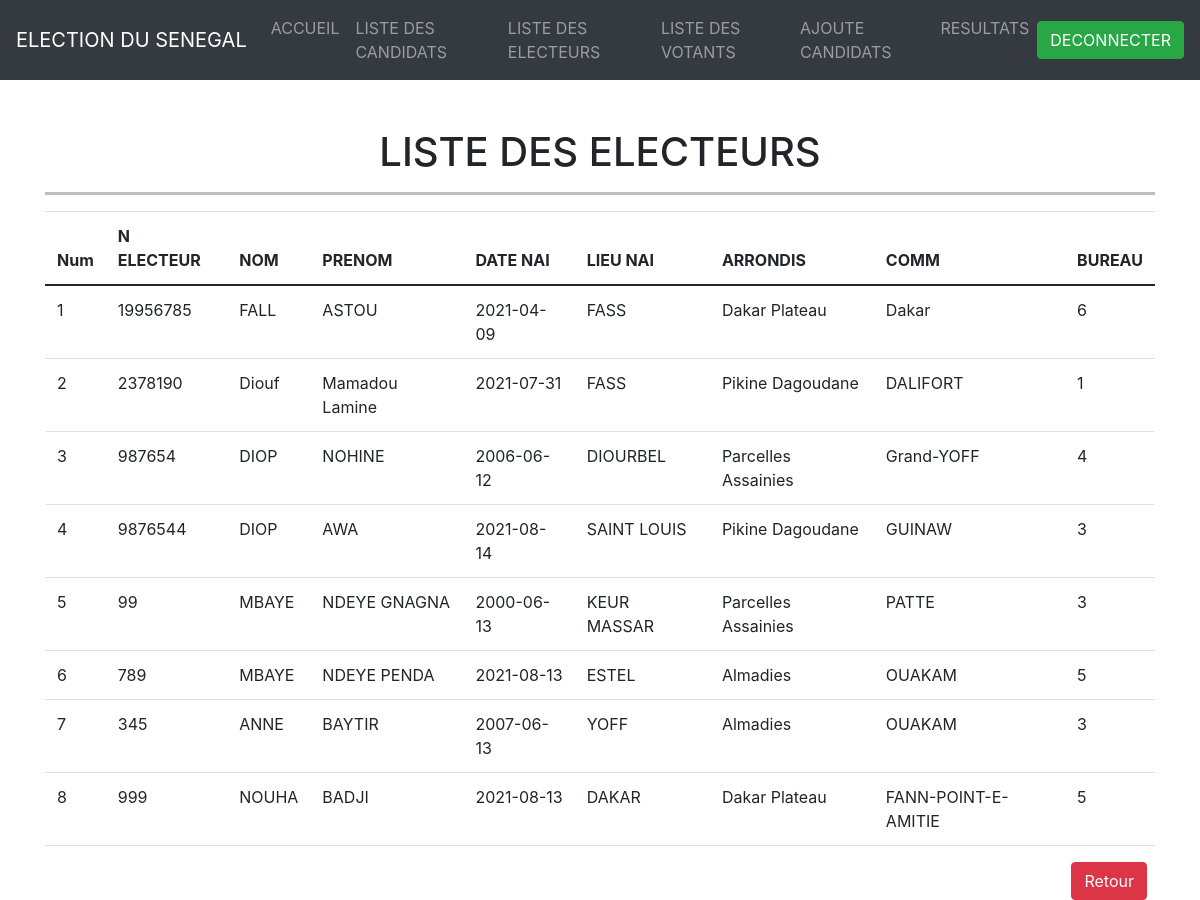
Screenshot of /pages-admin/listeelecteur.php (signed in) with the database file from the repository.
### tables this page shows
CREATE TABLE IF NOT EXISTS `ele` (
  `id_electeur` int NOT NULL AUTO_INCREMENT,
  `num_electeur` int NOT NULL,
  `cni_election` int NOT NULL,
  `nomelecteur` varchar(50) NOT NULL,
  `prenomelecteur` varchar(50) NOT NULL,
  `nompere` varchar(50) NOT NULL,
  `nommere` varchar(50) NOT NULL,
  `datenaissance` date NOT NULL,
  `lieudenaissance` varchar(50) NOT NULL,
  `mdp` varchar(50) NOT NULL,
  `departement` varchar(50) NOT NULL,
  `arrondissement` int NOT NULL,
  `commune` varchar(50) NOT NULL,
  `bureau` int NOT NULL,
  PRIMARY KEY (`id_electeur`),
  UNIQUE KEY `num_electeur` (`num_electeur`)
);

CREATE TABLE IF NOT EXISTS `state` (
  `id` int NOT NULL AUTO_INCREMENT,
  `state_name` varchar(155) NOT NULL,
  `c_id` int NOT NULL,
  `time_stamp` timestamp NOT NULL DEFAULT CURRENT_TIMESTAMP,
  PRIMARY KEY (`id`)
);

### modele.php (called while the page is built, shortened)
<?php
class Election
{
    private $server = "localhost";
    private $username = "root";
    private $password;
    private $db = "gestionelection";
    private $conn;
    public function __construct(){
        try {
            $this->conn = new mysqli($this->server,$this->username,$this->password,$this->db);
        } catch (Exception $e) {
            echo "connection failed" . $e->getMessage();
        }
    }
         public function listeElecteur()
            {
                $data = null;
                $query = "SELECT `id_electeur`, `num_electeur`, `nomelecteur`, `prenomelecteur`, `datenaissance`, `lieudenaissance`, `state_name` ,`commune` , `bureau` FROM `ele`FULL JOIN `state` WHERE arrondissement = id
                ";
                if($sql = $this->conn->query($query)){
                    while($row = mysqli_fetch_assoc($sql)){
                        $data[] = $row;
                    }
                }
                return $data;
            }
}
?>

### pages-admin/listeelecteur.php (the view, shortened to what this page needs)
<?php  session_start();
if(isset($_SESSION['id'])){
  ?>
<!doctype html>
<html lang="en">
  <head>
    <link href="https://cdn.jsdelivr.net/npm/bootstrap@5.1.0/dist/css/bootstrap.min.css" rel="stylesheet">
    <link rel="stylesheet" href="https://stackpath.bootstrapcdn.com/bootstrap/4.3.1/css/bootstrap.min.css"
>
  </head>
  <body>
  <nav class="navbar navbar-expand-lg navbar-dark bg-dark">
  <a class="navbar-brand" href="#">ELECTION DU SENEGAL</a>
  <div class="collapse navbar-collapse" id="navbarSupportedContent">
    <ul class="navbar-nav mr-auto">
      <li class="nav-item">
        <a class="nav-link" href="#">ACCUEIL</a>
      </li>
      <li class="nav-item">
        <a class="nav-link" href="http://vote/Admin_Electeur/pages-admin/listeCandidat.php#">LISTE DES CANDIDATS</a>
      </li>
      <li class="nav-item">
        <a class="nav-link" href="http://vote/Admin_Electeur/pages-admin/listeelecteur.php#">LISTE DES ELECTEURS</a>
      </li>
      <li class="nav-item">
        <a class="nav-link" href="http://vote/Admin_Electeur/pages-admin/listeVote.php#">LISTE DES VOTANTS</a>
      </li>
      <li class="nav-item dropdown">
      <li class="nav-item">
        <a class="nav-link" href="http://vote/Admin_Electeur/pages-admin/ajoutCandidat.php#">AJOUTE CANDIDATS</a>
      </li>
      <li class="nav-item">
        <a class="nav-link" href="http://vote/Admin_Electeur/pages-admin/resultat.php#">RESULTATS</a>
      </li>
    </ul>
    <form class="form-inline my-2 my-lg-0">
      <button class="btn btn-success text-white my-2 my-sm-0 " ><a href="http://vote/Admin_Electeur/destroy.php#" class="text-white">DECONNECTER</a></button>
    </form>
  </div>
</nav>
    <div class="container">
       <div class="row">
            <div class="col-md-12 mt-5">
                <h1 class="text-center">LISTE DES ELECTEURS</h1>
                <hr style="height: 2px; color:black; background-color:black">
            </div>
       </div>
       <div class="row">
           <div class="col-md-12">
               <table class="table">
                    <thead>
                        <tr>
                            <th>Num</th>
                            <th>N ELECTEUR</th>
                            <th>NOM</th>
                            <th>PRENOM</th>
                            <th>DATE NAI</th>
                            <th>LIEU NAI</th>
                            <th>ARRONDIS</th>
                            <th>COMM</th>
                            <th>BUREAU</th>
                        </tr>
                    </thead>
                    <tbody>
                    <?php
                    include '../modele.php';
                    $model = new Election();
                    $rows = $model->listeElecteur();
                    $i= 1;
                    if(!empty($rows)){
                        foreach($rows as $row){
                    ?>
                        <tr>
                            <td><?php echo $i++; ?></td>
                            <td><?php echo $row['num_electeur'];?></td>
                            <td><?php echo $row['nomelecteur']; ?></td>
                            <td><?php echo $row['prenomelecteur']; ?></td>
                            <td><?php echo $row['datenaissance']; ?></td>
                            <td><?php echo $row['lieudenaissance'] ?></td>
                            <td><?php echo $row['state_name'] ?></td>
                            <td><?php echo $row['commune'] ?></td>
                            <td><?php echo $row['bureau'] ?></td>
                        </tr>
                        <?php
                         }
                    }
                        ?>
                    </tbody>
               </table>
               <div class="row">
                   <div class="col">
                        <div class="d-grid gap-2 d-md-flex justify-content-md-end">
                            <a href="acceuil.php" class="btn btn-danger me-md-2" type="button">Retour</a>
                            </div>
                   </div>
           </div>
       </div>
    </div>
    <?php
}else{
  header('Location: http://vote/Admin_Electeur/authentifi_admin.php');
}
?>
  </body>
</html>

### rows the page displays
ele: num_electeur "19956785", nomelecteur "FALL", prenomelecteur "ASTOU", datenaissance "2021-04-09", lieudenaissance "FASS", state.state_name "Dakar Plateau", commune "Dakar", bureau "6"
ele: num_electeur "2378190", nomelecteur "Diouf", prenomelecteur "Mamadou Lamine", datenaissance "2021-07-31", lieudenaissance "FASS", state.state_name "Pikine Dagoudane", commune "DALIFORT", bureau "1"
ele: num_electeur "987654", nomelecteur "DIOP", prenomelecteur "NOHINE", datenaissance "2006-06-12", lieudenaissance "DIOURBEL", state.state_name "Parcelles Assainies", commune "Grand-YOFF", bureau "4"
ele: num_electeur "9876544", nomelecteur "DIOP", prenomelecteur "AWA", datenaissance "2021-08-14", lieudenaissance "SAINT LOUIS", state.state_name "Pikine Dagoudane", commune "GUINAW", bureau "3"
ele: num_electeur "99", nomelecteur "MBAYE", prenomelecteur "NDEYE GNAGNA", datenaissance "2000-06-13", lieudenaissance "KEUR MASSAR", state.state_name "Parcelles Assainies", commune "PATTE", bureau "3"
ele: num_electeur "789", nomelecteur "MBAYE", prenomelecteur "NDEYE PENDA", datenaissance "2021-08-13", lieudenaissance "ESTEL", state.state_name "Almadies", commune "OUAKAM", bureau "5"
ele: num_electeur "345", nomelecteur "ANNE", prenomelecteur "BAYTIR", datenaissance "2007-06-13", lieudenaissance "YOFF", state.state_name "Almadies", commune "OUAKAM", bureau "3"
ele: num_electeur "999", nomelecteur "NOUHA", prenomelecteur "BADJI", datenaissance "2021-08-13", lieudenaissance "DAKAR", state.state_name "Dakar Plateau", commune "FANN-POINT-E-AMITIE", bureau "5"
